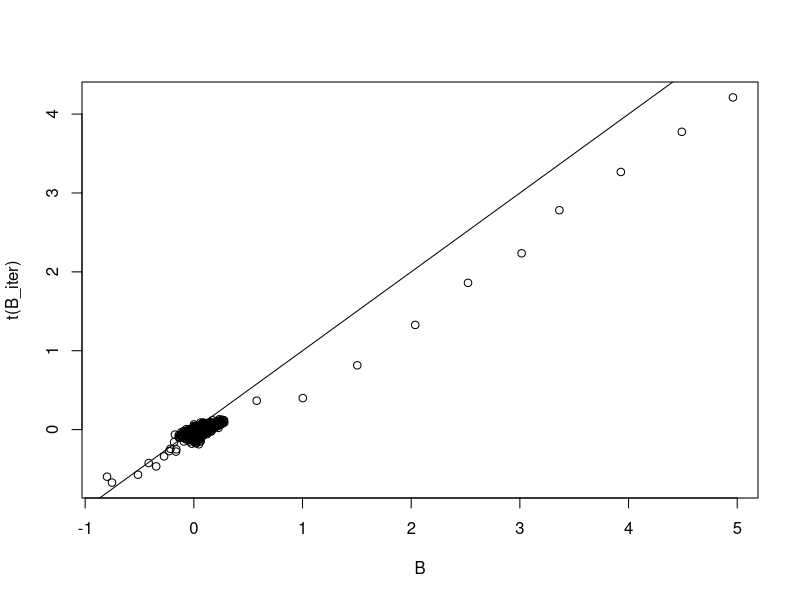
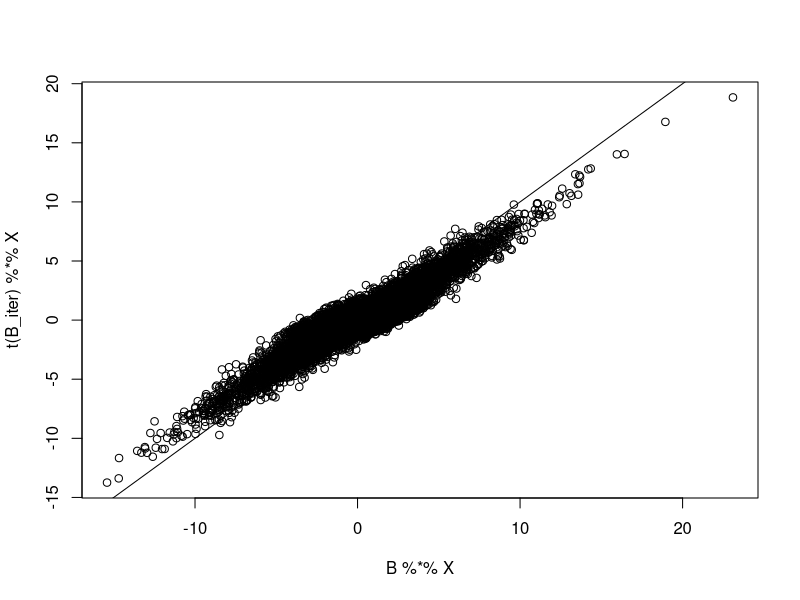
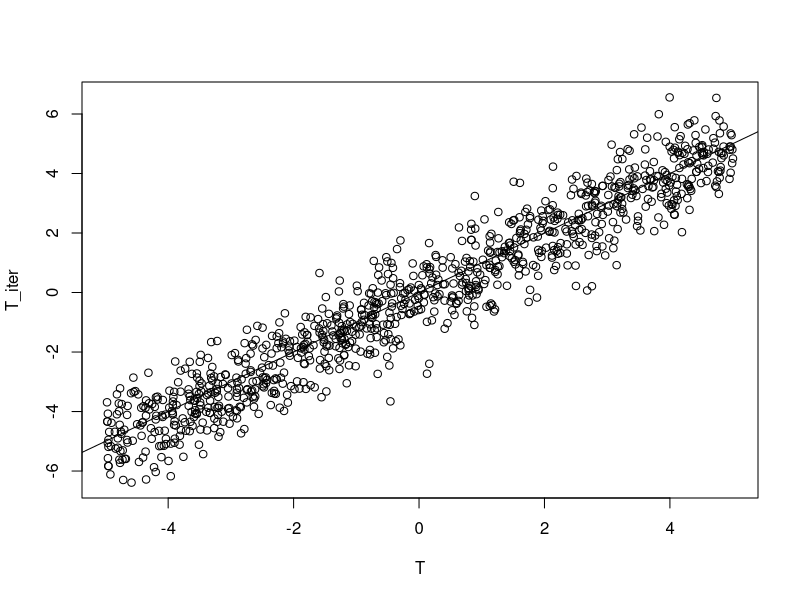
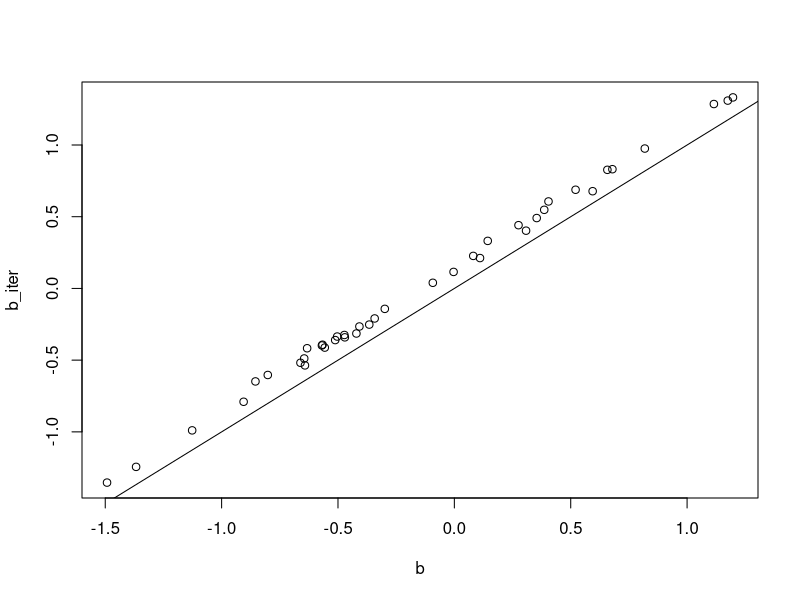
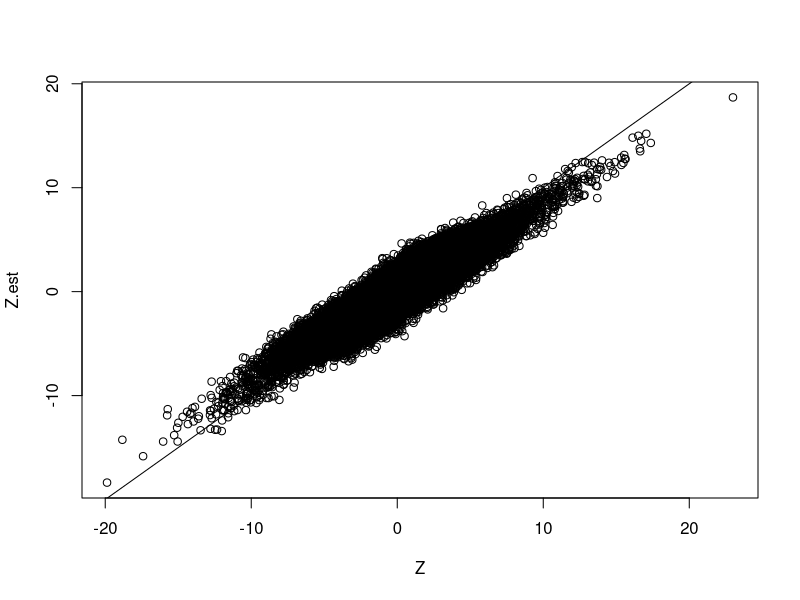
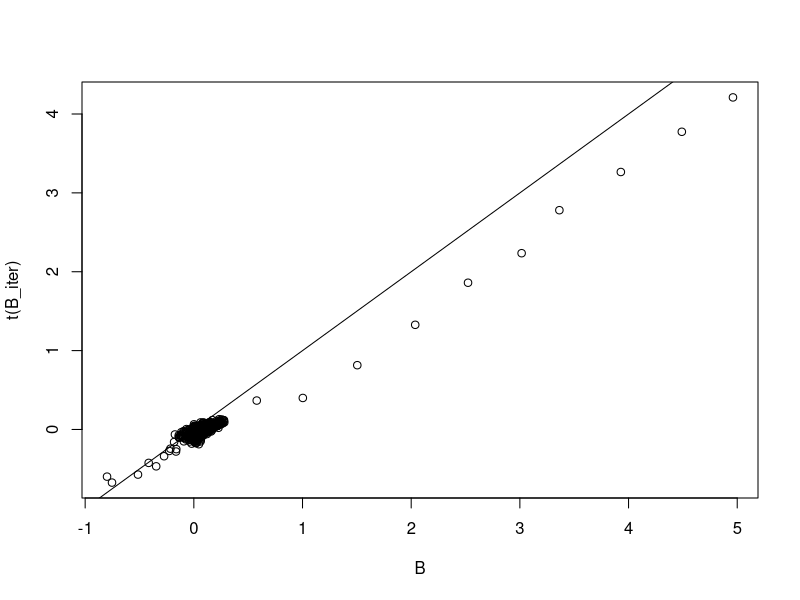
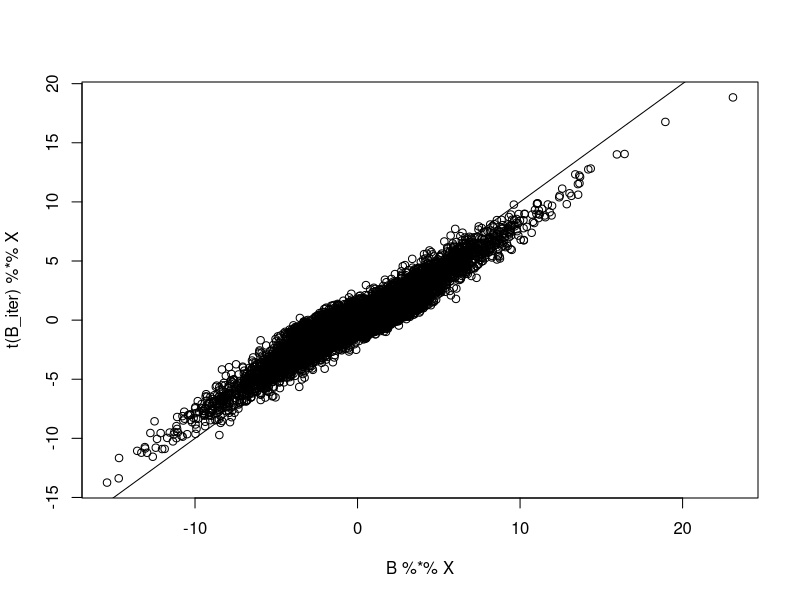
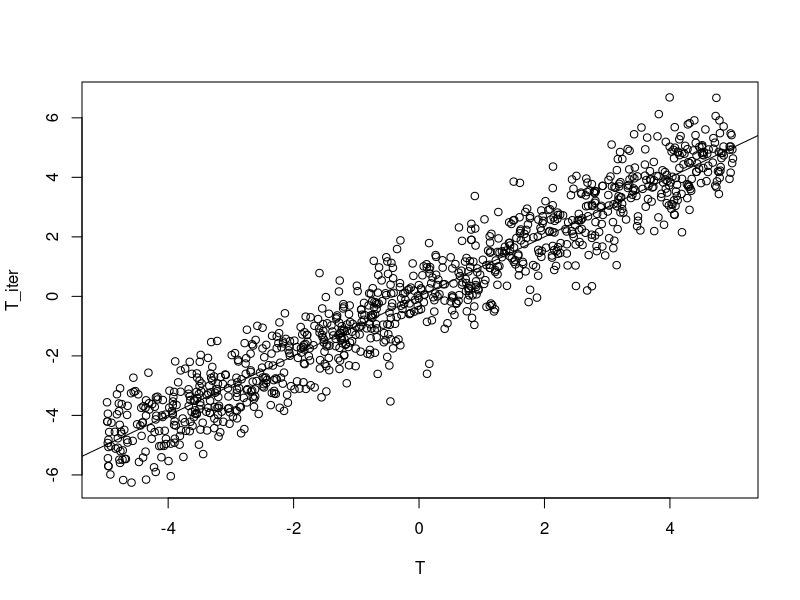

Generate these figures, in order, with R:
# Used library
library(mvtnorm)
library(expm)
library(MASS)
library(tidyverse)
set.seed(120733)
# set.seed(19911130)

## ANN function
rrr <- function(X,Y,lambda,gamma = 0){
  rrresult <- list()
  
  #1 estimate C using LS estimator (generalized inverse is used)
  Clhat <- ginv(t(X)%*%X)%*%t(X)%*% Y
  
  #2 eigendecomposite of CLhar
  Uhat <- svd(X%*%Clhat)$u
  vhat <- svd(X%*%Clhat)$v
  D <- diag(svd(X%*%Clhat)$d)
  
  #3. weight for soft-thredshold and rank
  weight <-  (svd(X%*%Clhat)$d)^(-gamma)
  rrresult$weight <- weight
  rrresult$r <-  sum(svd(X%*%Clhat)$d > lambda^(1/(gamma+1)))
  
  #4. soft-thredsholding
  diagvalue <-  svd(X%*%Clhat)$d -lambda*weight
  th <- ifelse(diagvalue < 0, 0, diagvalue)
  SDhat <-  diag(th)
  
  rrresult$thd <- diagvalue
  
  #5. low rank solution C
  rrresult$CShat <-  Clhat %*% vhat %*% ginv(D) %*% SDhat %*% t(vhat)
  
  return(rrresult)
}

# function to generate a random orthonormal matrix
rortho <- function(x){
  return(qr.Q(qr(array(runif(x), dim = c(x,x)))))
}

# simulation settings
# sample size n (n person's data have been taken)
n <- 1000

# number of metabolites
m <- 100

# number of taxa
k <- 40

# rank of matrix B
r <- 10

# Generate X from Multivariate Noromal with identity variance and covariance matrix
X <- matrix(rnorm(m*n), nrow = m, ncol = n, byrow = TRUE)

# Generate low-rank matrix B
sing.vals <- 5*((r:1)/r + 1/r)
B <- rortho(k)[,1:r] %*% diag(sing.vals) %*% rortho(m)[1:r,]

# Generate T vector from Unif(0, 10)
T <- matrix(runif(n, min = 0, max = 10), nrow = 1)
T <- T - mean(T)

# Generate b vector for intercept from N(0,1)
b <- matrix(rnorm(k), ncol = 1)

# Generate random error
E <- matrix(rnorm(k*n), nrow = k, ncol = n)

# Calculate our new Z = XB + 1T + E
Z <- B %*% X + b %*% matrix(rep(1,n), nrow = 1)+  matrix(rep(1, k), ncol = 1) %*% T + E

# convergence criterion
vareps <- 10^(-3)

# range of lambda
lambda.seq <- exp(seq(3, 3, 1))
rank.est <- rep(0, length(lambda.seq))
converge.iter <- rep(0, length(lambda.seq))
num_obj <- rep(0, length(lambda.seq))

for (i in 1: length(lambda.seq)) {
  # initial estimated B
  qrX <- qr(t(X), tol = 10^-7)
  B_iter <- qr.coef(qrX, t(Z))
  
  # initial estimated b, reset the seed
  set.seed(Sys.time())
  b_iter <- matrix(rnorm(k), ncol = 1)
  
  # initial estimated T (LS)
  T_iter <- t(matrix(rowMeans(t(Z) - t(X) %*% B_iter), nrow = 1))
  # T_iter <- T_iter1 - mean(T_iter1)
  
  disT <- 1
  disB <- 1
  disXB <- 1
  disbeta <- 1
  iter.count <- 1
  
  while ((((disB > vareps) || (disT > vareps) || (disbeta > vareps))  && ((disXB > vareps) || (disT > vareps) || (disbeta > vareps))) && (iter.count < 3000)) {
    Z_iter_B <- t(Z) - T_iter %*% t(matrix(rep(1, k), ncol = 1)) - t(b_iter %*% matrix(rep(1,n), nrow = 1))
    B_iter_next <- rrr(t(X), Z_iter_B, lambda = lambda.seq[i])$CShat
    B_iter_next_rank <- rrr(t(X), Z_iter_B, lambda = lambda.seq[i])$r
    
    Z_iter_b <- t(Z) - t(X) %*% B_iter - T_iter %*% t(matrix(rep(1, k), ncol = 1))
    b_iter_next <- t(1/n * (matrix(rep(1, n), nrow = 1) %*% Z_iter_b))
    
    # Using LS method
    T_iter_next <- t(matrix(rowMeans(t(Z) - t(X) %*% B_iter), nrow = 1))
    
    iter_weight <- sort(rrr(t(X), Z_iter_B, lambda = lambda.seq[i])$weight)
    disT <- sum((T_iter - T_iter_next)^2)
    disB <- sum((B_iter - B_iter_next)^2)
    disbeta <- sum((b_iter - b_iter_next)^2)
    disXB <- sum((t(B_iter) %*% X - t(B_iter_next) %*% X)^2)
    print(c(disT, disB, disXB, disbeta))
    print(sum(T_iter))
    
    B_iter <- B_iter_next
    T_iter <- T_iter_next
    b_iter <- b_iter_next
    iter.count <- iter.count + 1
    # print(iter.count)
  }
  rank.est[i] <- B_iter_next_rank
  converge.iter[i] <- iter.count
  num_obj[i] <- 1/2 * sum((t(Z) - t(X) %*% B_iter - T_iter %*% matrix(rep(1, k), nrow = 1) - t(b_iter %*% matrix(rep(1,n), nrow = 1)))^2) + 
    lambda.seq[i] * sum(iter_weight*svd(t(X) %*% B_iter)$d)
  Z.est <-  t(B_iter) %*% X + matrix(rep(1, k), ncol = 1) %*% t(T_iter)
  
  # save image for B matrix
  png(paste0("plot-B-ls-3steps.png"))
  plot(B, t(B_iter))
  abline(a = 0, b = 1)
  dev.off()

  # save image for XB matrix
  png(paste0("plot-XB-ls-3setps.png"))
  plot(B %*% X, t(B_iter) %*% X)
  abline(a = 0, b = 1)
  dev.off()

  # save image for T matrix
  png(paste0("plot-T-ls-3steps.png"))
  plot(T, T_iter)
  abline(a = 0, b = 1)
  dev.off()

  # save image for T matrix
  png(paste0("plot-beta-ls-3steps.png"))
  plot(b, b_iter)
  abline(a = 0, b = 1)
  dev.off()

  # save image for Z matrix
  png(paste0("plot-Z-ls-3steps.png"))
  plot(Z, Z.est)
  abline(a = 0, b = 1)
  dev.off()
}

T[1:10]
T_iter[1:10]
b[1:10]
b_iter[1:10]
B[1:2, 1:7]
t(B_iter)[1:2, 1:7]
(B%*%X)[1:2, 1:7]
(t(B_iter)%*%X)[1:2, 1:7]
num_obj
converge.iter

rank.est.rls <- rep(0, length(lambda.seq))
converge.iter.rls <- rep(0, length(lambda.seq))
num_obj.rls <- rep(0, length(lambda.seq))

#RLS method start
for (i in 1: length(lambda.seq)) {
  # initial estimated B
  qrX <- qr(t(X), tol = 10^-7)
  B_iter <- qr.coef(qrX, t(Z))
  
  # initial estimated b
  # set.seed(Sys.time())
  b_iter <- matrix(rnorm(k), ncol = 1)
  
  # initial estimated T (RLS)
  T_iter <- T_iter - mean(T_iter)
  
  disT <- 1
  disB <- 1
  disbeta <- 1
  disXB <- 1
  iter.count.rls <- 1
  
  while ((((disB > vareps) || (disT > vareps) || (disbeta > vareps))  && ((disXB > vareps) || (disT > vareps) || (disbeta > vareps))) && (iter.count < 3000)) {
    Z_iter_B <- t(Z) - T_iter %*% t(matrix(rep(1, k), ncol = 1)) - t(b_iter %*% matrix(rep(1,n), nrow = 1))
    B_iter_next <- rrr(t(X), Z_iter_B, lambda = lambda.seq[i])$CShat
    B_iter_next_rank <- rrr(t(X), Z_iter_B, lambda = lambda.seq[i])$r
    
    Z_iter_b <- t(Z) - t(X) %*% B_iter - T_iter %*% t(matrix(rep(1, k), ncol = 1))
    b_iter_next <- t(1/n * (matrix(rep(1, n), nrow = 1) %*% Z_iter_b))
    
    T_iter_next <- t(matrix(rowMeans(t(Z) - t(X) %*% B_iter), nrow = 1))
    T_iter_next <- T_iter_next - mean(T_iter_next)
    
    iter_weight <- sort(rrr(t(X), Z_iter_B, lambda = lambda.seq[i])$weight)
    disT <- sum((T_iter - T_iter_next)^2)
    disB <- sum((B_iter - B_iter_next)^2)
    disbeta <- sum((b_iter - b_iter_next)^2)
    disXB <- sum((t(B_iter) %*% X - t(B_iter_next) %*% X)^2)
    print(c(disT, disB, disXB, disbeta))
    print(sum(T_iter))
    
    B_iter <- B_iter_next
    T_iter <- T_iter_next
    b_iter <- b_iter_next
    iter.count.rls <- iter.count.rls + 1
    # print(iter.count)
  }
  rank.est.rls[i] <- B_iter_next_rank
  converge.iter.rls[i] <- iter.count
  num_obj.rls[i] <- 1/2 * sum((t(Z) - t(X) %*% B_iter - T_iter %*% matrix(rep(1, k), nrow = 1) - t(b_iter %*% matrix(rep(1,n), nrow = 1)))^2) + 
    lambda.seq[i] * sum(iter_weight*svd(t(X) %*% B_iter)$d)
  Z.est <-  t(B_iter) %*% X + matrix(rep(1, k), ncol = 1) %*% t(T_iter)

  
  # save image for B matrix
  png(paste0("plot-B-rls-3steps.png"))
  plot(B, t(B_iter))
  abline(a = 0, b = 1)
  dev.off()

  # save image for XB matrix
  png(paste0("plot-XB-rls-3setps.png"))
  plot(B %*% X, t(B_iter) %*% X)
  abline(a = 0, b = 1)
  dev.off()

  # save image for T matrix
  png(paste0("plot-T-rls-3steps.png"))
  plot(T, T_iter)
  abline(a = 0, b = 1)
  dev.off()

  # save image for T matrix
  png(paste0("plot-beta-rls-3steps.png"))
  plot(b, b_iter)
  abline(a = 0, b = 1)
  dev.off()

  # save image for Z matrix
  png(paste0("plot-Z-rls-3steps.png"))
  plot(Z, Z.est)
  abline(a = 0, b = 1)
  dev.off()
}


T[1:10]
T_iter[1:10]
b[1:10]
b_iter[1:10]
B[1:2, 1:7]
t(B_iter)[1:2, 1:7]
(B%*%X)[1:2, 1:7]
(t(B_iter)%*%X)[1:2, 1:7]
num_obj.rls
converge.iter.rls
